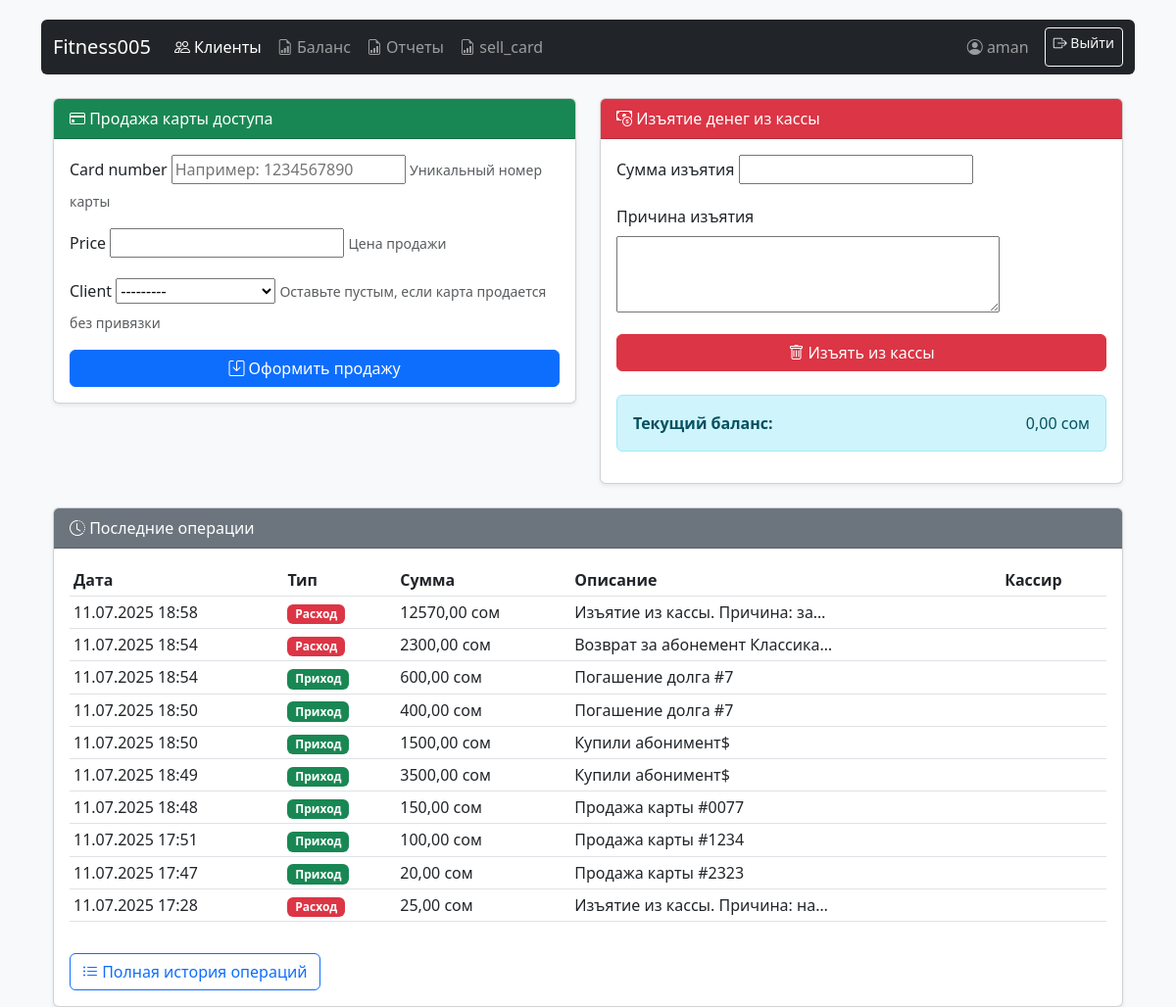
Page /sell-card/ (signed in) on the committed database.
### core/models.py (models this page shows, shortened)
class CashRegister(models.Model):
    name = models.CharField(max_length=100, default="Основная касса", verbose_name="Название кассы")
    balance = models.DecimalField(max_digits=12, decimal_places=2, default=0, verbose_name="Баланс")
    last_updated = models.DateTimeField(auto_now=True, verbose_name="Последнее обновление")
    class Meta:
        verbose_name = 'Касса'
        verbose_name_plural = 'Кассы'

class CashOperation(models.Model):
    OPERATION_TYPES = [
        ('income', 'Приход'),
        ('outcome', 'Расход'),
    ]
    cash_register = models.ForeignKey(CashRegister, on_delete=models.PROTECT, verbose_name="Касса")
    operation_type = models.CharField(max_length=10, choices=OPERATION_TYPES, verbose_name="Тип операции")
    amount = models.DecimalField(max_digits=10, decimal_places=2, verbose_name="Сумма")
    payment = models.OneToOneField(Payment, on_delete=models.SET_NULL, null=True, blank=True, verbose_name="Связанный платеж")
    notes = models.TextField(blank=True, verbose_name="Примечание")
    created_at = models.DateTimeField(auto_now_add=True, verbose_name="Дата операции")
    created_by = models.ForeignKey(User, on_delete=models.SET_NULL, null=True, verbose_name="Кто провел операцию")
    class Meta:
        verbose_name = 'Операция по кассе'
        verbose_name_plural = 'Операции по кассе'

### core/views.py (the view)
# urls.py: path('sell-card/', sell_card, name='sell_card'),
@login_required
@transaction.atomic
def sell_card(request):
    cash_register = get_main_cash_register()
    if request.method == 'POST' and 'sell_card' in request.POST:
        print("__________________________")
        form = CardSaleForm(request.POST)
        if form.is_valid():
            card_sale = form.save(commit=False)
            card_sale.sold_by = request.user
            card_sale.save()
            payment =  Payment.objects.create(
            amount=card_sale.price,
            payment_method='cash',
            notes = 'продажа карты',
            created_by=request.user )
            CashOperation.objects.create(
                cash_register=cash_register,
                operation_type='income',
                amount=card_sale.price,
                payment=payment,
                notes=f"Продажа карты #{card_sale.card_number}",
                created_by=request.user
            )
            messages.success(request, f'Карта #{card_sale.card_number} продана за {card_sale.price} сом')
            return redirect('sell_card')
    else:
        form = CardSaleForm()
    withdraw_form = WithdrawForm()
    last_operations = CashOperation.objects.order_by('-created_at')[:10]
    context = {
        'form': form,
        'withdraw_form': withdraw_form,
        'cash_register': cash_register,
        'last_operations': last_operations,
    }
    return render(request, 'core/sell_card.html', context)

### core/forms.py (shortened to what this page needs)
class CardSaleForm(forms.ModelForm):
    class Meta:
        model = CardSale
        fields = ['card_number', 'price', 'client']
        widgets = {
            'card_number': forms.TextInput(attrs={'placeholder': 'Например: 1234567890'}),
            'price': forms.NumberInput(attrs={'min': 0}),
        }
    def __init__(self, *args, **kwargs):
        user = kwargs.pop('user', None)
        super(CardSaleForm, self).__init__(*args, **kwargs)
        self.fields['client'].queryset = Client.objects.filter(is_active=True)

class WithdrawForm(forms.Form):
    amount = forms.DecimalField(
        max_digits=10,
        decimal_places=2,
        min_value=0.01,
        label="Сумма изъятия"
    )
    reason = forms.CharField(
        max_length=200,
        widget=forms.Textarea(attrs={'rows': 3}),
        label="Причина изъятия",
        required=True
    )

### core/models.py (called while the page is built)
    def __str__(self):
        return self.full_name

### core/views.py (called while the page is built)
def get_main_cash_register():
    cash_register, created = CashRegister.objects.get_or_create(
        name="Основная касса",
        defaults={'balance': 0}
    )
    return cash_register

### core/templates/core/sell_card.html (shortened to what this page needs)
{% extends 'base.html' %}
{% block content %}
<div class="container mt-4">
    <div class="row">
        <div class="col-md-6">
            <div class="card mb-4">
                <div class="card-header bg-success text-white">
                    <i class="bi bi-credit-card"></i> Продажа карты доступа
                </div>
                <div class="card-body">
                    <form method="post" name='sell_card'>
                        <div class="mb-3">
                            <label class="form-label">{{ form.card_number.label }}</label>
                            {{ form.card_number }}
                            <small class="text-muted">Уникальный номер карты</small>
                        </div>
                        <div class="mb-3">
                            <label class="form-label">{{ form.price.label }}</label>
                            {{ form.price }}
                            <small class="text-muted">Цена продажи</small>
                        </div>
                        <div class="mb-3">
                            <label class="form-label">{{ form.client.label }}</label>
                            {{ form.client }}
                            <small class="text-muted">Оставьте пустым, если карта продается без привязки</small>
                        </div>
                        <button type="submit" name="sell_card" class="btn btn-primary w-100">
                            <i class="bi bi-save"></i> Оформить продажу
                        </button>
                    </form>
                </div>
            </div>
        </div>
        <div class="col-md-6">
            <div class="card">
                <div class="card-header bg-danger text-white">
                    <i class="bi bi-cash-coin"></i> Изъятие денег из кассы
                </div>
                <div class="card-body">
                    <form method="post" action="{% url 'withdraw_cash' %}">
                        <div class="mb-3">
                            <label class="form-label">{{ withdraw_form.amount.label }}</label>
                            {{ withdraw_form.amount }}
                        </div>
                        <div class="mb-3">
                            <label class="form-label">{{ withdraw_form.reason.label }}</label>
                            {{ withdraw_form.reason }}
                        </div>
                        <button type="submit" class="btn btn-danger w-100">
                            <i class="bi bi-trash"></i> Изъять из кассы
                        </button>
                    </form>
                    <div class="alert alert-info mt-4">
                        <div class="d-flex justify-content-between">
                            <strong>Текущий баланс:</strong>
                            <span>{{ cash_register.balance }} сом</span>
                        </div>
                    </div>
                </div>
            </div>
        </div>
    </div>
    <div class="card mt-4">
        <div class="card-header bg-secondary text-white">
            <i class="bi bi-clock-history"></i> Последние операции
        </div>
        <div class="card-body">
            <div class="table-responsive">
                <table class="table table-sm">
                    <thead>
                        <tr>
                            <th>Дата</th>
                            <th>Тип</th>
                            <th>Сумма</th>
                            <th>Описание</th>
                            <th>Кассир</th>
                        </tr>
                    </thead>
                    <tbody>
                        {% for operation in last_operations %}
                        <tr>
                            <td>{{ operation.created_at|date:"d.m.Y H:i" }}</td>
                            <td>
                                <span class="badge bg-{% if operation.operation_type == 'income' %}success{% else %}danger{% endif %}">
                                    {{ operation.get_operation_type_display }}
                                </span>
                            </td>
                            <td>{{ operation.amount }} сом</td>
                            <td>{{ operation.notes|truncatechars:30 }}</td>
                            <td>{{ operation.created_by.get_full_name }}</td>
                        </tr>
                        {% empty %}
                        <tr>
                            <td colspan="5" class="text-center">Нет операций</td>
                        </tr>
                        {% endfor %}
                    </tbody>
                </table>
            </div>
            <a href="{% url 'cash_operations' %}" class="btn btn-outline-primary mt-3">
                <i class="bi bi-list-ul"></i> Полная история операций
            </a>
        </div>
    </div>
</div>
{% endblock %}

### core/templates/includes/navbar.html (shortened to what this page needs)
<nav class="navbar navbar-expand-lg navbar-dark bg-dark mb-4 rounded">
    <div class="container-fluid">
        <a class="navbar-brand" href="{% url 'client_list' %}">Fitness005</a>
        <div class="collapse navbar-collapse" id="navbarNav">
            <ul class="navbar-nav me-auto">
                <li class="nav-item">
                    <a class="nav-link active" href="{% url 'client_list' %}">
                        <i class="bi bi-people"></i> Клиенты
                    </a>
                </li>
                 <li class="nav-item">
    <a class="nav-link" href="{% url 'cash_operations' %}">
        <i class="bi bi-file-earmark-bar-graph"></i> Баланс
    </a>
</li>
                <li class="nav-item">
    <a class="nav-link" href="{% url 'reports' %}">
        <i class="bi bi-file-earmark-bar-graph"></i> Отчеты
    </a>
</li>
                      <li class="nav-item">
    <a class="nav-link" href="{% url 'sell_card' %}">
        <i class="bi bi-file-earmark-bar-graph"></i> sell_card
    </a>
            </ul>
            <div class="d-flex">
                {% if user.is_authenticated %}
                <span class="navbar-text me-3">
                    <i class="bi bi-person-circle"></i> {{ user.username }}
                </span>
                <a href="" class="btn btn-outline-light btn-sm">
                    <i class="bi bi-box-arrow-right"></i> Выйти
                </a>
                {% else %}
                <a href="" class="btn btn-outline-light btn-sm">
                    <i class="bi bi-box-arrow-in-right"></i> Войти
                </a>
                {% endif %}
            </div>
        </div>
    </div>
</nav>

### core/templates/base.html (style rules this page uses)
body { padding-top: 20px; background-color: #f8f9fa; }
.table th { white-space: nowrap; }
.card { box-shadow: 0 0.125rem 0.25rem rgba(0, 0, 0, 0.075); }

### rows in the picture
CashRegister: balance "0,00"
CashOperation: created_at "11.07.2025 18:58", operation_type "Расход", amount "12570,00", notes "Изъятие из кассы. Причина: за…"
CashOperation: created_at "11.07.2025 18:54", operation_type "Расход", amount "2300,00", notes "Возврат за абонемент Классика…"
CashOperation: created_at "11.07.2025 18:54", operation_type "Приход", amount "600,00", notes "Погашение долга #7"
CashOperation: created_at "11.07.2025 18:50", operation_type "Приход", amount "400,00", notes "Погашение долга #7"
CashOperation: created_at "11.07.2025 18:50", operation_type "Приход", amount "1500,00", notes "Купили абонимент$"
CashOperation: created_at "11.07.2025 18:49", operation_type "Приход", amount "3500,00", notes "Купили абонимент$"
CashOperation: created_at "11.07.2025 18:48", operation_type "Приход", amount "150,00", notes "Продажа карты #0077"
CashOperation: created_at "11.07.2025 17:51", operation_type "Приход", amount "100,00", notes "Продажа карты #1234"
CashOperation: created_at "11.07.2025 17:47", operation_type "Приход", amount "20,00", notes "Продажа карты #2323"
CashOperation: created_at "11.07.2025 17:28", operation_type "Расход", amount "25,00", notes "Изъятие из кассы. Причина: на…"

### other values in the picture
{{ user.username }} "aman"
{{ withdraw_form.amount.label }} "Сумма изъятия"
{{ withdraw_form.reason.label }} "Причина изъятия"
